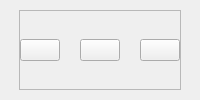
         <widget class="QWidget" name="header_container" native="true">
          <layout class="QHBoxLayout" name="horizontalLayout_5">
           <property name="spacing">
            <number>0</number>
           </property>
           <property name="leftMargin">
            <number>0</number>
           </property>
           <property name="topMargin">
            <number>10</number>
           </property>
           <property name="rightMargin">
            <number>0</number>
           </property>
           <property name="bottomMargin">
            <number>10</number>
           </property>
           <item alignment="Qt::AlignHCenter">
            <widget class="QFrame" name="frame_5">
             <property name="frameShape">
              <enum>QFrame::StyledPanel</enum>
             </property>
             <property name="frameShadow">
              <enum>QFrame::Raised</enum>
             </property>
             <layout class="QHBoxLayout" name="horizontalLayout_6">
              <property name="spacing">
               <number>20</number>
              </property>
              <property name="leftMargin">
               <number>0</number>
              </property>
              <property name="topMargin">
               <number>0</number>
              </property>
              <property name="rightMargin">
               <number>0</number>
              </property>
              <property name="bottomMargin">
               <number>0</number>
              </property>
              <item>
               <widget class="QPushButton" name="btnNotification">
                <property name="cursor">
                 <cursorShape>PointingHandCursor</cursorShape>
                </property>
                <property name="toolTip">
                 <string>Show Notification</string>
                </property>
                <property name="text">
                 <string/>
                </property>
                <property name="icon">
                 <iconset resource="resources.qrc">
                  <normaloff>:/icons/icons/bell.svg</normaloff>:/icons/icons/bell.svg</iconset>
                </property>
                <property name="iconSize">
                 <size>
                  <width>28</width>
                  <height>28</height>
                 </size>
                </property>
               </widget>
              </item>
              <item>
               <widget class="QPushButton" name="btnMore">
                <property name="cursor">
                 <cursorShape>PointingHandCursor</cursorShape>
                </property>
                <property name="toolTip">
                 <string>More</string>
                </property>
                <property name="text">
                 <string/>
                </property>
                <property name="icon">
                 <iconset resource="resources.qrc">
                  <normaloff>:/icons/icons/more-horizontal.svg</normaloff>:/icons/icons/more-horizontal.svg</iconset>
                </property>
                <property name="iconSize">
                 <size>
                  <width>28</width>
                  <height>28</height>
                 </size>
                </property>
               </widget>
              </item>
              <item>
               <widget class="QPushButton" name="btnProfile">
                <property name="cursor">
                 <cursorShape>PointingHandCursor</cursorShape>
                </property>
                <property name="toolTip">
                 <string>Profile</string>
                </property>
                <property name="text">
                 <string/>
                </property>
                <property name="icon">
                 <iconset resource="resources.qrc">
                  <normaloff>:/icons/icons/user.svg</normaloff>:/icons/icons/user.svg</iconset>
                </property>
                <property name="iconSize">
                 <size>
                  <width>28</width>
                  <height>28</height>
                 </size>
                </property>
               </widget>
              </item>
             </layout>
            </widget>
           </item>
          </layout>
         </widget>
